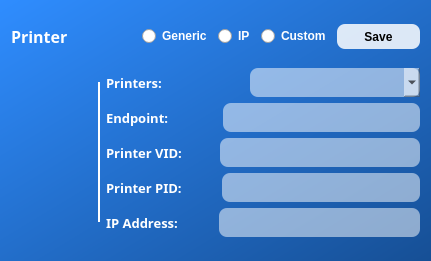
                  <widget class="QFrame" name="frame_6">
                   <property name="minimumSize">
                    <size>
                     <width>411</width>
                     <height>261</height>
                    </size>
                   </property>
                   <property name="styleSheet">
                    <string notr="true">QFrame {
	background: qlineargradient(spread:pad, x1:0, y1:0, x2:1, y2:1, stop:0 rgba(47, 141, 255, 255), stop:1 rgba(22, 79, 149, 255));
	border-radius: 12px;
}</string>
                   </property>
                   <property name="frameShape">
                    <enum>QFrame::StyledPanel</enum>
                   </property>
                   <property name="frameShadow">
                    <enum>QFrame::Raised</enum>
                   </property>
                   <layout class="QVBoxLayout" name="verticalLayout_11">
                    <item>
                     <layout class="QHBoxLayout" name="horizontalLayout_9">
                      <property name="sizeConstraint">
                       <enum>QLayout::SetFixedSize</enum>
                      </property>
                      <item>
                       <widget class="QLabel" name="label_19">
                        <property name="maximumSize">
                         <size>
                          <width>16777215</width>
                          <height>25</height>
                         </size>
                        </property>
                        <property name="font">
                         <font>
                          <family>Sans Serif</family>
                          <pointsize>12</pointsize>
                          <weight>75</weight>
                          <italic>false</italic>
                          <bold>true</bold>
                          <strikeout>false</strikeout>
                          <kerning>true</kerning>
                         </font>
                        </property>
                        <property name="styleSheet">
                         <string notr="true">QLabel {
	text-align: center;
	background: transparent;
	color: white;
}</string>
                        </property>
                        <property name="text">
                         <string>Printer</string>
                        </property>
                        <property name="textFormat">
                         <enum>Qt::PlainText</enum>
                        </property>
                       </widget>
                      </item>
                      <item>
                       <spacer name="horizontalSpacer_5">
                        <property name="orientation">
                         <enum>Qt::Horizontal</enum>
                        </property>
                        <property name="sizeHint" stdset="0">
                         <size>
                          <width>68</width>
                          <height>20</height>
                         </size>
                        </property>
                       </spacer>
                      </item>
                      <item>
                       <widget class="QRadioButton" name="rb_useGeneric">
                        <property name="font">
                         <font>
                          <weight>75</weight>
                          <bold>true</bold>
                         </font>
                        </property>
                        <property name="styleSheet">
                         <string notr="true">QRadioButton {
	color: white;
}</string>
                        </property>
                        <property name="text">
                         <string>Generic</string>
                        </property>
                       </widget>
                      </item>
                      <item>
                       <widget class="QRadioButton" name="rb_useIP">
                        <property name="font">
                         <font>
                          <weight>75</weight>
                          <bold>true</bold>
                         </font>
                        </property>
                        <property name="styleSheet">
                         <string notr="true">QRadioButton {
	color: white;
}</string>
                        </property>
                        <property name="text">
                         <string>IP</string>
                        </property>
                       </widget>
                      </item>
                      <item>
                       <widget class="QRadioButton" name="rb_useCustom">
                        <property name="font">
                         <font>
                          <weight>75</weight>
                          <bold>true</bold>
                         </font>
                        </property>
                        <property name="styleSheet">
                         <string notr="true">QRadioButton {
	color: white;
}</string>
                        </property>
                        <property name="text">
                         <string>Custom</string>
                        </property>
                       </widget>
                      </item>
                      <item>
                       <widget class="QPushButton" name="btn_savePrinter">
                        <property name="minimumSize">
                         <size>
                          <width>83</width>
                          <height>25</height>
                         </size>
                        </property>
                        <property name="maximumSize">
                         <size>
                          <width>83</width>
                          <height>25</height>
                         </size>
                        </property>
                        <property name="cursor">
                         <cursorShape>PointingHandCursor</cursorShape>
                        </property>
                        <property name="styleSheet">
                         <string notr="true">QPushButton {
	background: rgba(255, 255, 255, 215);
	border-radius: 8px;
	font-weight: bold;
}</string>
                        </property>
                        <property name="text">
                         <string>Save</string>
                        </property>
                       </widget>
                      </item>
                     </layout>
                    </item>
                    <item>
                     <layout class="QHBoxLayout" name="horizontalLayout_16">
                      <item>
                       <widget class="QLabel" name="lbl_iconPrinter">
                        <property name="minimumSize">
                         <size>
                          <width>81</width>
                          <height>81</height>
                         </size>
                        </property>
                        <property name="maximumSize">
                         <size>
                          <width>81</width>
                          <height>81</height>
                         </size>
                        </property>
                        <property name="styleSheet">
                         <string notr="true">QLabel {
	background: transparent;
}</string>
                        </property>
                        <property name="pixmap">
                         <pixmap>../../.designer/backup/Downloads/print.png</pixmap>
                        </property>
                        <property name="scaledContents">
                         <bool>true</bool>
                        </property>
                       </widget>
                      </item>
                      <item>
                       <widget class="QFrame" name="frame_16">
                        <property name="minimumSize">
                         <size>
                          <width>2</width>
                          <height>140</height>
                         </size>
                        </property>
                        <property name="maximumSize">
                         <size>
                          <width>2</width>
                          <height>140</height>
                         </size>
                        </property>
                        <property name="styleSheet">
                         <string notr="true">QFrame {
	background: white;
}</string>
                        </property>
                        <property name="frameShape">
                         <enum>QFrame::StyledPanel</enum>
                        </property>
                        <property name="frameShadow">
                         <enum>QFrame::Raised</enum>
                        </property>
                       </widget>
                      </item>
                      <item>
                       <layout class="QVBoxLayout" name="verticalLayout_10">
                        <item>
                         <layout class="QHBoxLayout" name="horizontalLayout_23">
                          <item>
                           <widget class="QLabel" name="label_56">
                            <property name="minimumSize">
                             <size>
                              <width>45</width>
                              <height>0</height>
                             </size>
                            </property>
                            <property name="maximumSize">
                             <size>
                              <width>100</width>
                              <height>25</height>
                             </size>
                            </property>
                            <property name="font">
                             <font>
                              <family>Sans Serif</family>
                              <pointsize>10</pointsize>
                              <weight>75</weight>
                              <italic>false</italic>
                              <bold>true</bold>
                              <strikeout>false</strikeout>
                              <kerning>true</kerning>
                             </font>
                            </property>
                            <property name="styleSheet">
                             <string notr="true">QLabel {
	text-align: center;
	background: transparent;
	color: white;
}</string>
                            </property>
                            <property name="text">
                             <string>Printers:</string>
                            </property>
                            <property name="textFormat">
                             <enum>Qt::PlainText</enum>
                            </property>
                           </widget>
                          </item>
                          <item>
                           <spacer name="horizontalSpacer_8">
                            <property name="orientation">
                             <enum>Qt::Horizontal</enum>
                            </property>
                            <property name="sizeType">
                             <enum>QSizePolicy::Fixed</enum>
                            </property>
                            <property name="sizeHint" stdset="0">
                             <size>
                              <width>38</width>
                              <height>20</height>
                             </size>
                            </property>
                           </spacer>
                          </item>
                          <item>
                           <widget class="QComboBox" name="combo_printers">
                            <property name="minimumSize">
                             <size>
                              <width>161</width>
                              <height>25</height>
                             </size>
                            </property>
                            <property name="font">
                             <font>
                              <family>Roboto Slab</family>
                              <weight>75</weight>
                              <bold>true</bold>
                             </font>
                            </property>
                            <property name="styleSheet">
                             <string notr="true">QComboBox {
	background: rgba(255, 255, 255, 130);
	border-radius: 8px;
	padding: 5px;
}</string>
                            </property>
                           </widget>
                          </item>
                         </layout>
                        </item>
                        <item>
                         <layout class="QHBoxLayout" name="horizontalLayout_22">
                          <item>
                           <widget class="QLabel" name="label_55">
                            <property name="font">
                             <font>
                              <family>Sans Serif</family>
                              <pointsize>10</pointsize>
                              <weight>75</weight>
                              <italic>false</italic>
                              <bold>true</bold>
                              <strikeout>false</strikeout>
                              <kerning>true</kerning>
                             </font>
                            </property>
                            <property name="styleSheet">
                             <string notr="true">QLabel {
	text-align: center;
	background: transparent;
	color: white;
}</string>
                            </property>
                            <property name="text">
                             <string>Endpoint:</string>
                            </property>
                            <property name="textFormat">
                             <enum>Qt::PlainText</enum>
                            </property>
                           </widget>
                          </item>
                          <item>
                           <spacer name="horizontalSpacer_9">
                            <property name="orientation">
                             <enum>Qt::Horizontal</enum>
                            </property>
                            <property name="sizeType">
                             <enum>QSizePolicy::Fixed</enum>
                            </property>
                            <property name="sizeHint" stdset="0">
                             <size>
                              <width>48</width>
                              <height>20</height>
                             </size>
                            </property>
                           </spacer>
                          </item>
                          <item>
                           <widget class="QLineEdit" name="et_endPoint">
                            <property name="minimumSize">
                             <size>
                              <width>61</width>
                              <height>25</height>
                             </size>
                            </property>
                            <property name="font">
                             <font>
                              <family>Roboto Slab</family>
                              <weight>75</weight>
                              <bold>true</bold>
                             </font>
                            </property>
                            <property name="styleSheet">
                             <string notr="true">QLineEdit {
	background: rgba(255, 255, 255, 130);
	border-radius: 8px;
	padding: 5px;
}</string>
                            </property>
                           </widget>
                          </item>
                         </layout>
                        </item>
                        <item>
                         <layout class="QHBoxLayout" name="horizontalLayout_21">
                          <item>
                           <widget class="QLabel" name="label_54">
                            <property name="font">
                             <font>
                              <family>Sans Serif</family>
                              <pointsize>10</pointsize>
                              <weight>75</weight>
                              <italic>false</italic>
                              <bold>true</bold>
                              <strikeout>false</strikeout>
                              <kerning>true</kerning>
                             </font>
                            </property>
                            <property name="styleSheet">
                             <string notr="true">QLabel {
	text-align: center;
	background: transparent;
	color: white;
}</string>
                            </property>
                            <property name="text">
                             <string>Printer VID:</string>
                            </property>
                            <property name="textFormat">
                             <enum>Qt::PlainText</enum>
                            </property>
                           </widget>
                          </item>
                          <item>
                           <spacer name="horizontalSpacer_10">
                            <property name="orientation">
                             <enum>Qt::Horizontal</enum>
                            </property>
                            <property name="sizeType">
                             <enum>QSizePolicy::Fixed</enum>
                            </property>
                            <property name="sizeHint" stdset="0">
                             <size>
                              <width>32</width>
                              <height>20</height>
                             </size>
                            </property>
                           </spacer>
                          </item>
                          <item>
                           <widget class="QLineEdit" name="et_printerVid">
                            <property name="minimumSize">
                             <size>
                              <width>0</width>
                              <height>25</height>
                             </size>
                            </property>
                            <property name="font">
                             <font>
                              <family>Roboto Slab</family>
                              <weight>75</weight>
                              <bold>true</bold>
                             </font>
                            </property>
                            <property name="styleSheet">
                             <string notr="true">QLineEdit {
	background: rgba(255, 255, 255, 130);
	border-radius: 8px;
	padding: 5px;
}</string>
                            </property>
                           </widget>
                          </item>
                         </layout>
                        </item>
                        <item>
                         <layout class="QHBoxLayout" name="horizontalLayout_20">
                          <item>
                           <widget class="QLabel" name="label_53">
                            <property name="font">
                             <font>
                              <family>Sans Serif</family>
                              <pointsize>10</pointsize>
                              <weight>75</weight>
                              <italic>false</italic>
                              <bold>true</bold>
                              <strikeout>false</strikeout>
                              <kerning>true</kerning>
                             </font>
                            </property>
                            <property name="styleSheet">
                             <string notr="true">QLabel {
	text-align: center;
	background: transparent;
	color: white;
}</string>
                            </property>
                            <property name="text">
                             <string>Printer PID:</string>
                            </property>
                            <property name="textFormat">
                             <enum>Qt::PlainText</enum>
                            </property>
                           </widget>
                          </item>
                          <item>
                           <spacer name="horizontalSpacer_11">
                            <property name="orientation">
                             <enum>Qt::Horizontal</enum>
                            </property>
                            <property name="sizeType">
                             <enum>QSizePolicy::Fixed</enum>
                            </property>
                            <property name="sizeHint" stdset="0">
                             <size>
                              <width>34</width>
                              <height>20</height>
                             </size>
                            </property>
                           </spacer>
                          </item>
                          <item>
                           <widget class="QLineEdit" name="et_printerPid">
                            <property name="minimumSize">
                             <size>
                              <width>161</width>
                              <height>25</height>
                             </size>
                            </property>
                            <property name="font">
                             <font>
                              <family>Roboto Slab</family>
                              <weight>75</weight>
                              <bold>true</bold>
                             </font>
                            </property>
                            <property name="styleSheet">
                             <string notr="true">QLineEdit {
	background: rgba(255, 255, 255, 130);
	border-radius: 8px;
	padding: 5px;
}</string>
                            </property>
                           </widget>
                          </item>
                         </layout>
                        </item>
                        <item>
                         <layout class="QHBoxLayout" name="horizontalLayout_19">
                          <item>
                           <widget class="QLabel" name="label_52">
                            <property name="font">
                             <font>
                              <family>Sans Serif</family>
                              <pointsize>10</pointsize>
                              <weight>75</weight>
                              <italic>false</italic>
                              <bold>true</bold>
                              <strikeout>false</strikeout>
                              <kerning>true</kerning>
                             </font>
                            </property>
                            <property name="styleSheet">
                             <string notr="true">QLabel {
	text-align: center;
	background: transparent;
	color: white;
}</string>
                            </property>
                            <property name="text">
                             <string>IP Address:</string>
                            </property>
                            <property name="textFormat">
                             <enum>Qt::PlainText</enum>
                            </property>
                           </widget>
                          </item>
                          <item>
                           <spacer name="horizontalSpacer_12">
                            <property name="orientation">
                             <enum>Qt::Horizontal</enum>
                            </property>
                            <property name="sizeType">
                             <enum>QSizePolicy::Fixed</enum>
                            </property>
                            <property name="sizeHint" stdset="0">
                             <size>
                              <width>35</width>
                              <height>20</height>
                             </size>
                            </property>
                           </spacer>
                          </item>
                          <item>
                           <widget class="QLineEdit" name="et_ipAddress">
                            <property name="minimumSize">
                             <size>
                              <width>61</width>
                              <height>25</height>
                             </size>
                            </property>
                            <property name="font">
                             <font>
                              <family>Roboto Slab</family>
                              <weight>75</weight>
                              <bold>true</bold>
                             </font>
                            </property>
                            <property name="styleSheet">
                             <string notr="true">QLineEdit {
	background: rgba(255, 255, 255, 130);
	border-radius: 8px;
	padding: 5px;
}</string>
                            </property>
                           </widget>
                          </item>
                         </layout>
                        </item>
                       </layout>
                      </item>
                     </layout>
                    </item>
                   </layout>
                  </widget>
